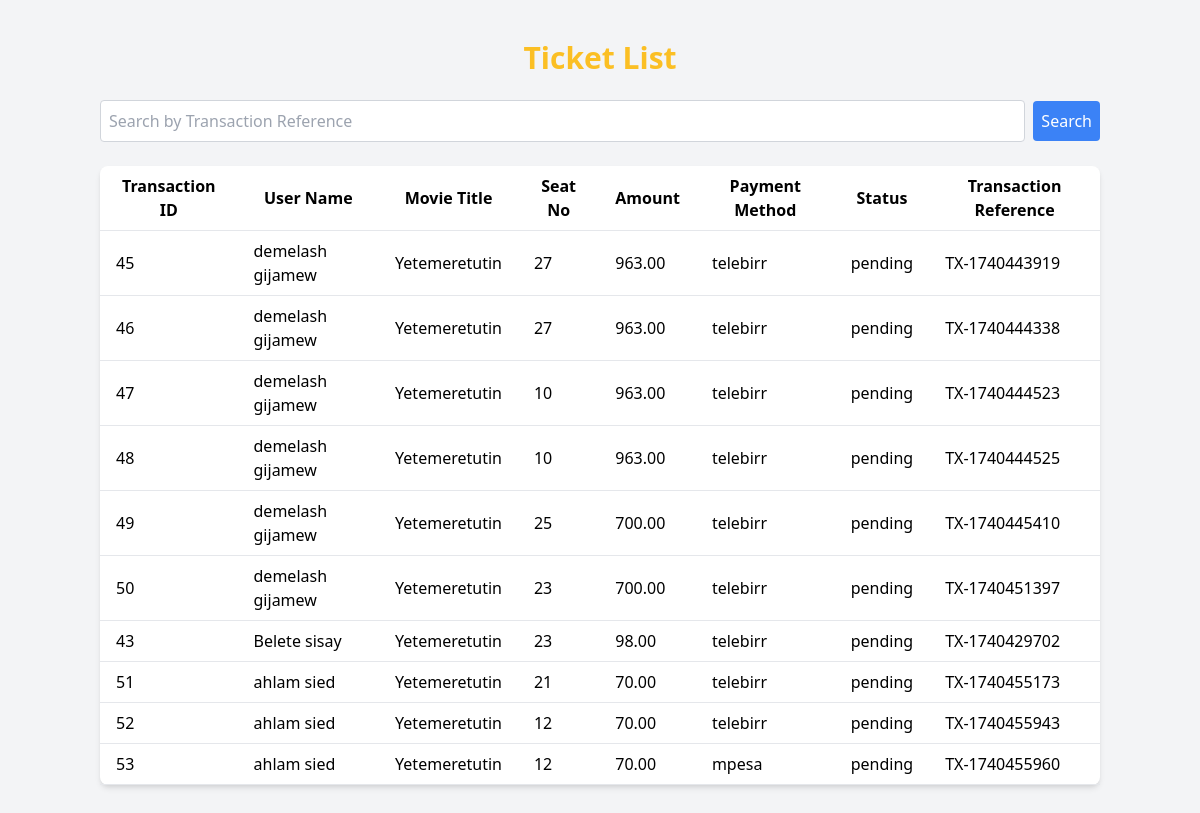
Page /admin/ticket_list.php on the committed database.
### tables this page shows
CREATE TABLE `transactions` (
  `TransactionID` int(11) NOT NULL,
  `MovieID` int(11) NOT NULL,
  `SeatID` int(11) NOT NULL,
  `TransactionDate` timestamp NOT NULL DEFAULT current_timestamp(),
  `Amount` decimal(10,2) NOT NULL,
  `tx_ref` varchar(255) DEFAULT NULL,
  `payment_method` varchar(20) DEFAULT NULL,
  `UserID` int(11) DEFAULT NULL,
  `status` enum('success','fail','pending') DEFAULT 'success',
  `ScheduleID` int(11) DEFAULT NULL
);

CREATE TABLE `user` (
  `UserID` int(11) NOT NULL,
  `Fname` varchar(100) NOT NULL,
  `Lname` varchar(100) NOT NULL,
  `Email` varchar(100) NOT NULL,
  `Phone` varchar(15) NOT NULL,
  `Username` varchar(50) NOT NULL,
  `Password` varchar(255) NOT NULL,
  `Sex` enum('Male','Female','Other') NOT NULL,
  `Age` int(3) NOT NULL CHECK (`Age` > 0),
  `RegistrationDate` datetime NOT NULL DEFAULT current_timestamp(),
  `Role` enum('Admin','Customer','Staff') NOT NULL,
  `profilephoto` varchar(255) DEFAULT NULL
);

CREATE TABLE `movie` (
  `MovieID` int(11) NOT NULL,
  `MovieTitle` varchar(255) DEFAULT NULL,
  `Genre` varchar(100) DEFAULT NULL,
  `Director` varchar(100) DEFAULT NULL,
  `Cast` text DEFAULT NULL,
  `CreatedDate` date DEFAULT NULL,
  `ProfileImage` varchar(255) DEFAULT NULL,
  `movie_description` text DEFAULT NULL
);

CREATE TABLE `available_seat` (
  `SeatID` int(11) NOT NULL,
  `SeatLevel` varchar(20) DEFAULT NULL,
  `ScheduleID` int(11) DEFAULT NULL,
  `seatNo` int(11) DEFAULT NULL
);

### admin/ticket_list.php (the view, shortened to what this page needs)
<?php
include('../config/db.php');
$search = '';
$limit = 10;
$page = isset($_GET['page']) ? $_GET['page'] : 1;
$start = ($page - 1) * $limit;
$sql = "SELECT t.TransactionID, u.Fname, u.Lname, m.MovieTitle, s.SeatNo, t.Amount, t.payment_method, t.status, t.tx_ref
        FROM transactions t
        JOIN user u ON t.UserID = u.UserID
        JOIN movie m ON t.MovieID = m.MovieID
        JOIN available_seat s ON t.SeatID = s.SeatID";
$sql .= " LIMIT $start, $limit";
$query = mysqli_query($conn, $sql);
?>
<!DOCTYPE html>
<html lang="en">
<head>
    <link href="https://cdn.jsdelivr.net/npm/tailwindcss@2.2.19/dist/tailwind.min.css" rel="stylesheet">
</head>
<body class="bg-gray-100">
<div class="container mx-auto py-10 px-3">
    <h2 class="text-3xl font-bold text-center mb-6 text-yellow-400">Ticket List</h2>
    <form method="post" action="" class="mb-6">
        <div class="flex items-center">
            <input type="text" name="search" class="form-control p-2 rounded border border-gray-300 flex-grow" placeholder="Search by Transaction Reference" value="<?php echo htmlentities($search); ?>">
            <button type="submit" class="btn btn-primary ml-2 p-2 bg-blue-500 text-white rounded">Search</button>
        </div>
    </form>
    <div class="table-responsive">
        <table class="min-w-full bg-white rounded-lg shadow-md">
            <thead>
                <tr>
                    <th class="py-2 px-4 border-b">Transaction ID</th>
                    <th class="py-2 px-4 border-b">User Name</th>
                    <th class="py-2 px-4 border-b">Movie Title</th>
                    <th class="py-2 px-4 border-b">Seat No</th>
                    <th class="py-2 px-4 border-b">Amount</th>
                    <th class="py-2 px-4 border-b">Payment Method</th>
                    <th class="py-2 px-4 border-b">Status</th>
                    <th class="py-2 px-4 border-b">Transaction Reference</th>
                </tr>
            </thead>
            <tbody>
                <?php while ($row = mysqli_fetch_assoc($query)): ?>
                    <tr>
                        <td class="py-2 px-4 border-b"><?php echo htmlentities($row['TransactionID']); ?></td>
                        <td class="py-2 px-4 border-b"><?php echo htmlentities($row['Fname'] . ' ' . $row['Lname']); ?></td>
                        <td class="py-2 px-4 border-b"><?php echo htmlentities($row['MovieTitle']); ?></td>
                        <td class="py-2 px-4 border-b"><?php echo htmlentities($row['SeatNo']); ?></td>
                        <td class="py-2 px-4 border-b"><?php echo htmlentities($row['Amount']); ?></td>
                        <td class="py-2 px-4 border-b"><?php echo htmlentities($row['payment_method']); ?></td>
                        <td class="py-2 px-4 border-b"><?php echo htmlentities($row['status']); ?></td>
                        <td class="py-2 px-4 border-b"><?php echo htmlentities($row['tx_ref']); ?></td>
                    </tr>
                <?php endwhile; ?>
            </tbody>
        </table>
    </div>
</div>
</body>
</html>

### rows in the picture
transactions: TransactionID "45", UserID.Lname "demelash gijamew", MovieID.MovieTitle "Yetemeretutin", SeatID.seatNo "27", Amount "963.00", payment_method "telebirr", status "pending", tx_ref "TX-1740443919"
transactions: TransactionID "46", UserID.Lname "demelash gijamew", MovieID.MovieTitle "Yetemeretutin", SeatID.seatNo "27", Amount "963.00", payment_method "telebirr", status "pending", tx_ref "TX-1740444338"
transactions: TransactionID "47", UserID.Lname "demelash gijamew", MovieID.MovieTitle "Yetemeretutin", SeatID.seatNo "10", Amount "963.00", payment_method "telebirr", status "pending", tx_ref "TX-1740444523"
transactions: TransactionID "48", UserID.Lname "demelash gijamew", MovieID.MovieTitle "Yetemeretutin", SeatID.seatNo "10", Amount "963.00", payment_method "telebirr", status "pending", tx_ref "TX-1740444525"
transactions: TransactionID "49", UserID.Lname "demelash gijamew", MovieID.MovieTitle "Yetemeretutin", SeatID.seatNo "25", Amount "700.00", payment_method "telebirr", status "pending", tx_ref "TX-1740445410"
transactions: TransactionID "50", UserID.Lname "demelash gijamew", MovieID.MovieTitle "Yetemeretutin", SeatID.seatNo "23", Amount "700.00", payment_method "telebirr", status "pending", tx_ref "TX-1740451397"
transactions: TransactionID "43", UserID.Lname "Belete sisay", MovieID.MovieTitle "Yetemeretutin", SeatID.seatNo "23", Amount "98.00", payment_method "telebirr", status "pending", tx_ref "TX-1740429702"
transactions: TransactionID "51", UserID.Lname "ahlam sied", MovieID.MovieTitle "Yetemeretutin", SeatID.seatNo "21", Amount "70.00", payment_method "telebirr", status "pending", tx_ref "TX-1740455173"
transactions: TransactionID "52", UserID.Lname "ahlam sied", MovieID.MovieTitle "Yetemeretutin", SeatID.seatNo "12", Amount "70.00", payment_method "telebirr", status "pending", tx_ref "TX-1740455943"
transactions: TransactionID "53", UserID.Lname "ahlam sied", MovieID.MovieTitle "Yetemeretutin", SeatID.seatNo "12", Amount "70.00", payment_method "mpesa", status "pending", tx_ref "TX-1740455960"
